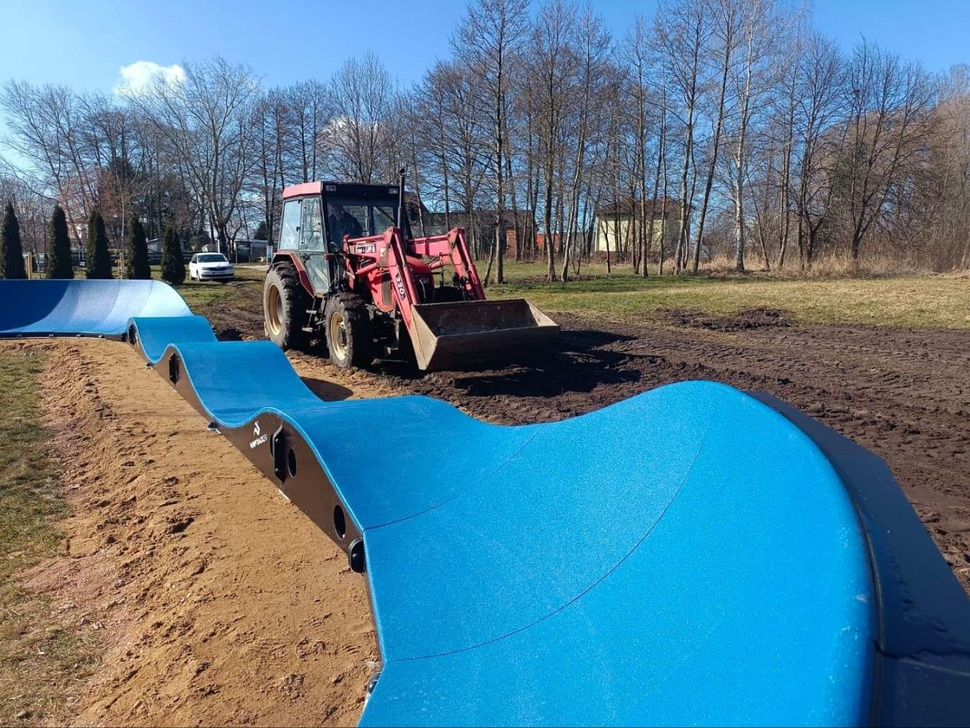
#> input picture src/line_following_bot/line_following_bot/picture/bluetrack.jpg, 970 x 728 px, shrunk from 1350 x 1013 before the run, found by its file name
$ python lane_tutorial.py
#> lines starting #> are read from the running program, lines starting #| are printed output that depends on the picture; after the words box and inside, x2 and y2 are one past the last pixel; in counts of white or black regions, pixels touching at a corner belong together
import matplotlib.pyplot as plt
import matplotlib.image as mpimg
import numpy as np
import cv2
import math

# Load the image from file
image_path = '/home/choi/angchicken_ros2_ws/src/line_following_bot/line_following_bot/picture/bluetrack.jpg'
color_image = cv2.imread(image_path)
#> color_image is the input picture: shape (728, 970, 3); mean B, G, R 141.7, 122.8, 86.5

# Get the dimensions of the image
height, width, _ = color_image.shape
#> height = 728; width = 970

def region_of_interest(img, vertices):
    # Define a blank mask
    mask = np.zeros_like(img)

    # Fill inside the polygon defined by vertices with white color
    cv2.fillPoly(mask, vertices, 255)

    # Bitwise AND operation to keep only the region of interest
    masked_image = cv2.bitwise_and(img, mask)
    return masked_image

# Define the center region to extract color
region_of_interest_vertices = [
    (0, height),
    (width, height),
    (width, height // 2),
    (0, height // 2)
]

# Convert to grayscale
gray_image = cv2.cvtColor(color_image, cv2.COLOR_BGR2GRAY)
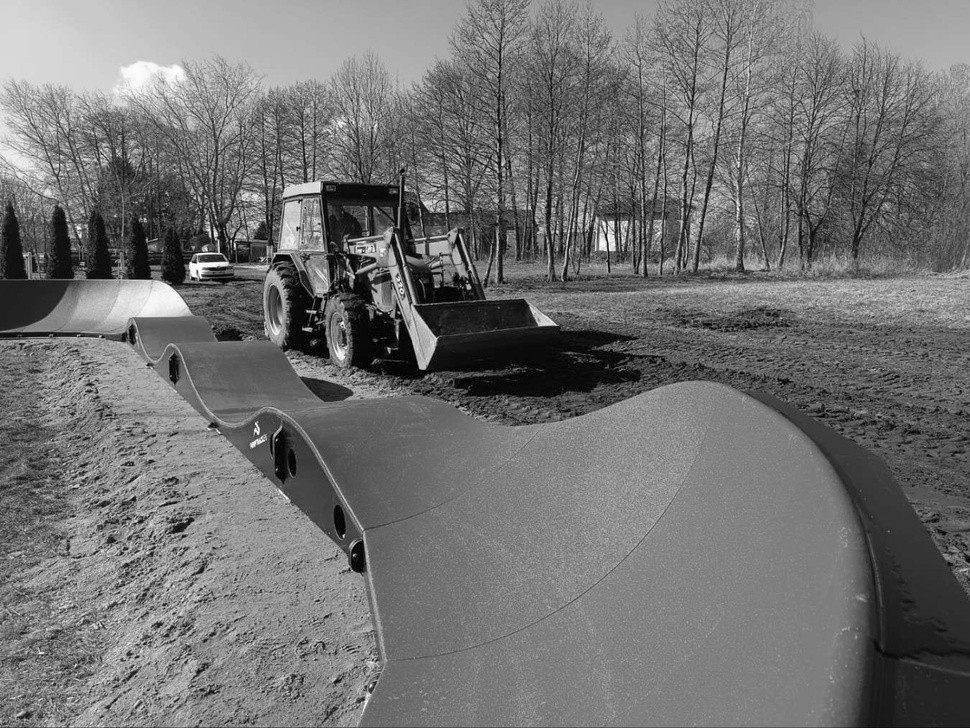
#> gray_image: shape (728, 970); min 0, max 255, mean 114.1

# Call Canny Edge Detection
cannyed_image = cv2.Canny(gray_image, 100, 200)
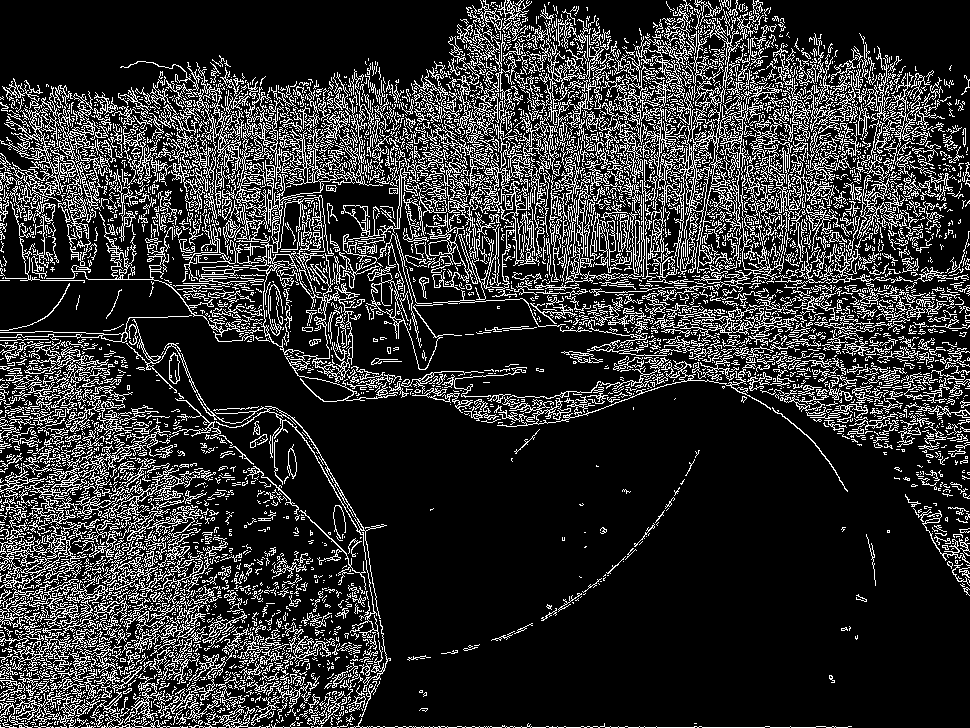
#> cannyed_image: shape (728, 970); 19% white in thin lines or dots

# Apply region of interest cropping
cropped_image = region_of_interest(
    cannyed_image,
    np.array([region_of_interest_vertices], np.int32)
)
#> in region_of_interest, `cv2.fillPoly(mask, vertices, 255)`:
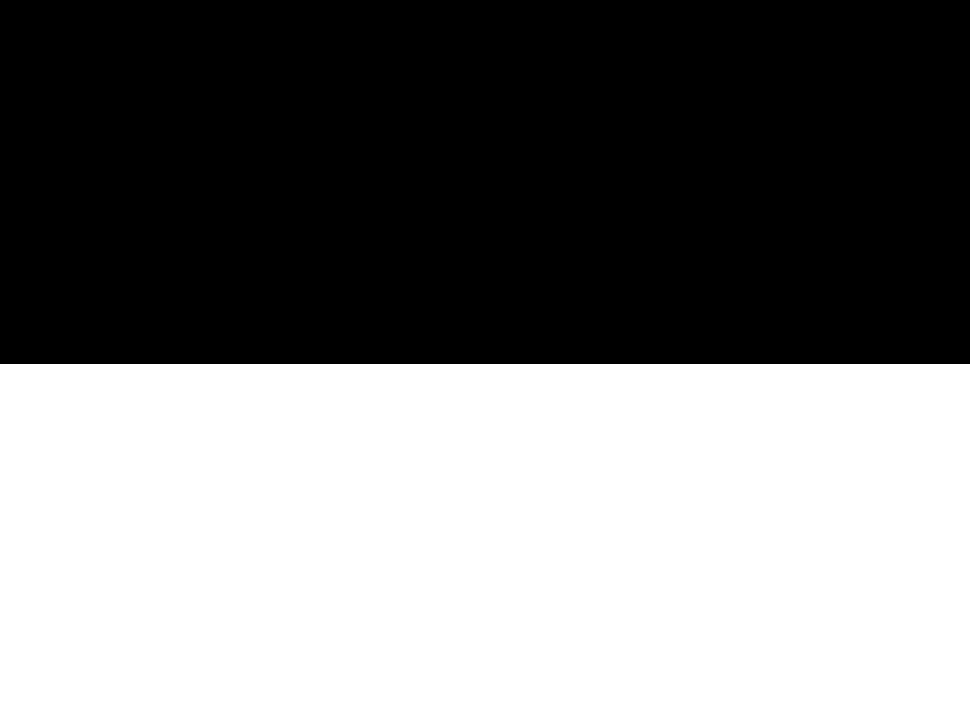
#> mask: shape (728, 970); 50% white; 1 white region, box (x1, y1, x2, y2) and area: (0, 364, 970, 728) 353080
#> in region_of_interest, `masked_image = cv2.bitwise_and(img, mask)`:
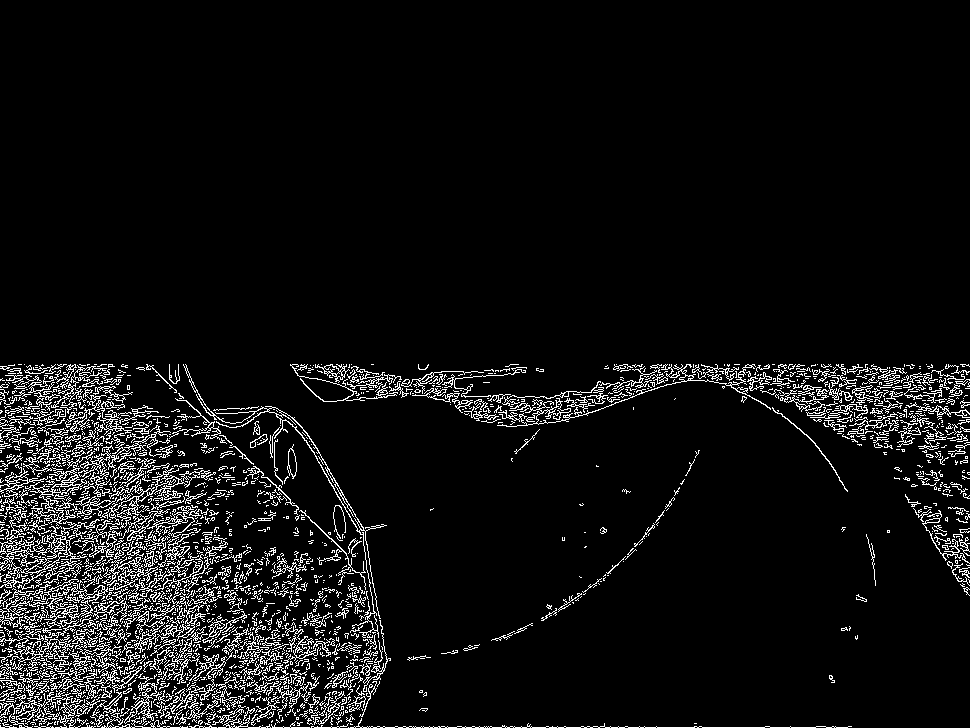
#> masked_image: shape (728, 970); 6.6% white in thin lines or dots, all inside (x1, y1, x2, y2) = (0, 364, 970, 728)

plt.subplot(2, 3, 1)
plt.imshow(cv2.cvtColor(color_image, cv2.COLOR_BGR2RGB))
plt.title("Original Image")


# Display the cropped image
plt.subplot(2, 3, 2)
plt.imshow(gray_image, cmap='gray')
plt.title("Color Mask")

plt.subplot(2, 3, 3)
plt.imshow(cropped_image, cmap='gray')
plt.title("Color Mask")
plt.tight_layout()
plt.show()
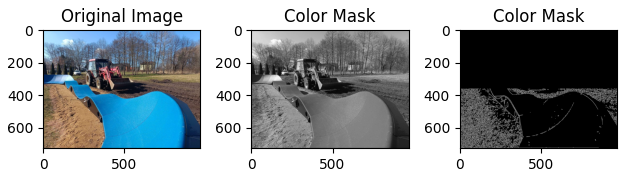
#> figure drawn by matplotlib, 3 panels

$ run again, with src/line_following_bot/line_following_bot/picture/0.jpg copied over src/line_following_bot/line_following_bot/picture/bluetrack.jpg
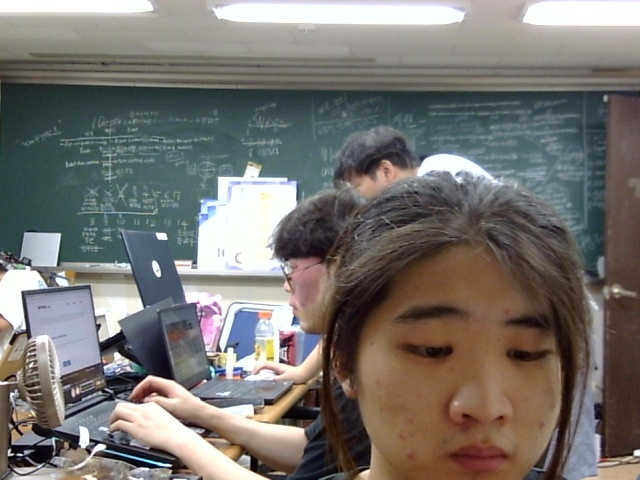
#> input picture src/line_following_bot/line_following_bot/picture/0.jpg, 640 x 480 px, found by its file name
#> color_image is the input picture: shape (480, 640, 3); mean B, G, R 111.7, 115.8, 119.2
#> `cannyed_image = cv2.Canny(gray_image, 100, 200)`:
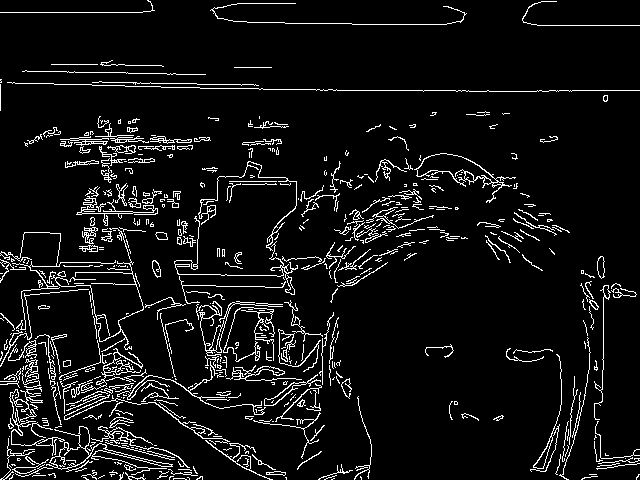
#> cannyed_image: shape (480, 640); 7.1% white in thin lines or dots
#> mask: shape (480, 640); 50% white; 1 white region, box (x1, y1, x2, y2) and area: (0, 240, 640, 480) 153600
#> masked_image: shape (480, 640); 4.5% white in thin lines or dots, all inside (x1, y1, x2, y2) = (0, 240, 640, 480)
#> `plt.show()`:
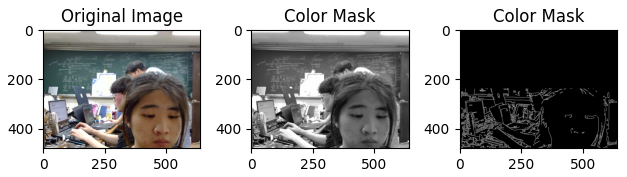
#> figure drawn by matplotlib, 3 panels

$ run again, with src/line_following_bot/line_following_bot/picture/1.jpg copied over src/line_following_bot/line_following_bot/picture/bluetrack.jpg
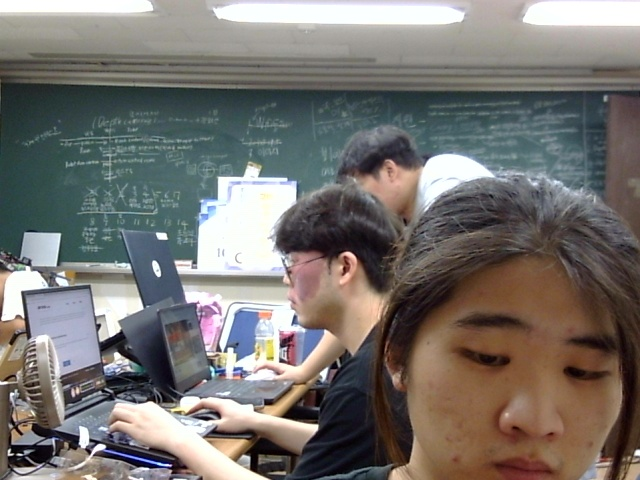
#> input picture src/line_following_bot/line_following_bot/picture/1.jpg, 640 x 480 px, found by its file name
#> color_image is the input picture: shape (480, 640, 3); mean B, G, R 111.4, 115.2, 119.1
#> `cannyed_image = cv2.Canny(gray_image, 100, 200)`:
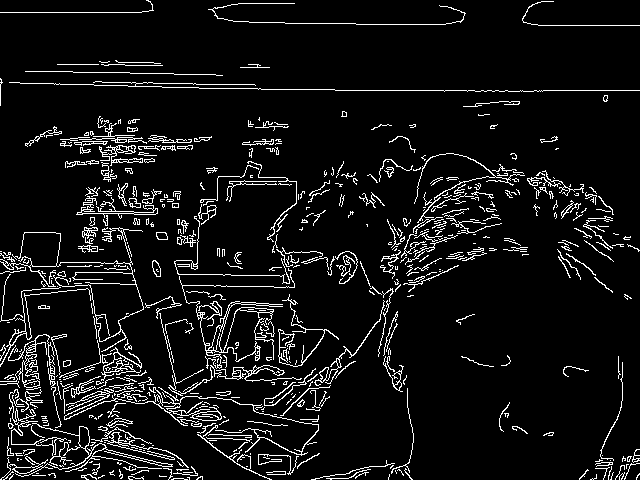
#> cannyed_image: shape (480, 640); 7.5% white in thin lines or dots
#> mask: shape (480, 640); 50% white; 1 white region, box (x1, y1, x2, y2) and area: (0, 240, 640, 480) 153600
#> masked_image: shape (480, 640); 4.7% white in thin lines or dots, all inside (x1, y1, x2, y2) = (0, 240, 640, 480)
#> `plt.show()`:
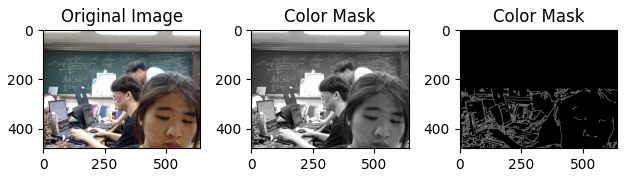
#> figure drawn by matplotlib, 3 panels

$ run again, with src/line_following_bot/line_following_bot/picture/10.jpg copied over src/line_following_bot/line_following_bot/picture/bluetrack.jpg
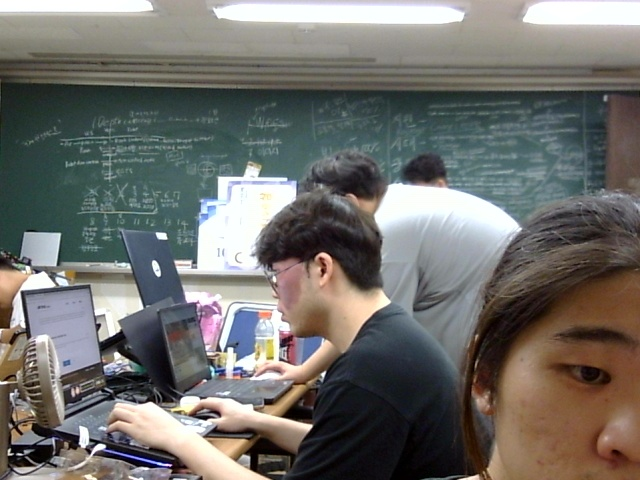
#> input picture src/line_following_bot/line_following_bot/picture/10.jpg, 640 x 480 px, found by its file name
#> color_image is the input picture: shape (480, 640, 3); mean B, G, R 107.3, 111.2, 112.5
#> `cannyed_image = cv2.Canny(gray_image, 100, 200)`:
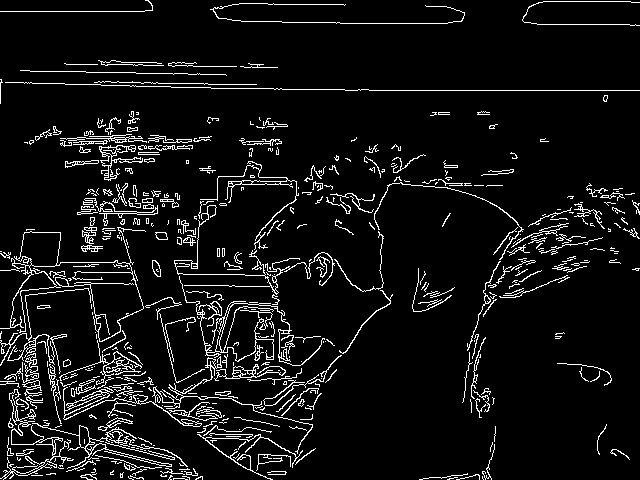
#> cannyed_image: shape (480, 640); 7.1% white in thin lines or dots
#> mask: shape (480, 640); 50% white; 1 white region, box (x1, y1, x2, y2) and area: (0, 240, 640, 480) 153600
#> masked_image: shape (480, 640); 4.4% white in thin lines or dots, all inside (x1, y1, x2, y2) = (0, 240, 640, 480)
#> `plt.show()`:
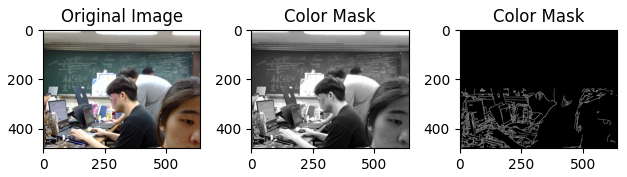
#> figure drawn by matplotlib, 3 panels
